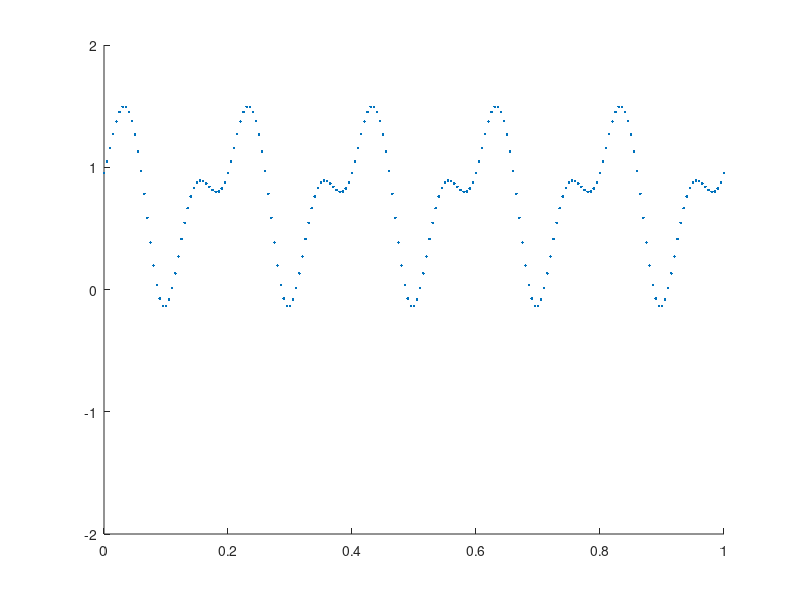

Source code (MATLAB):
close all;
clear all;
clc;

% choose a kernel (covariance function)
kernel = 5;
switch kernel
    case 1; k = @(x,y) 1*x'*y;
    case 2; k = @(x,y) 1*min(x,y);
    case 3; k = @(x,y) exp(-100*(x-y)'*(x-y));
    case 4; k = @(x,y) exp(-1*sqrt((x-y)'*(x-y)));
    case 5; k = @(x,y) exp(-1*sin(5*pi*(x-y))^2);
    case 6; k = @(x,y) exp(-100*min(abs(x-y),abs(x+y))^2);
end

% choose points at which to sample
x = (0:0.005:1);
n = length(x);

% construct the covariance matrix
C = zeros(n,n);
for ii = 1:n
    for jj = 1:n
        C(ii,jj) = k(x(ii),x(jj));
    end
end

%sample from the Guassian process at these points
u = randn(n,1);     %sample u ~ N(0, I)
[A,S,B] = svd(C);   %factor C = ASB'
z = A*sqrt(S)*u;    %z = AS^.5u ~ N

%plot
figure(2);
hold on;%clf;
plot(x,z,'.')
axis([0,1,-2,2])
